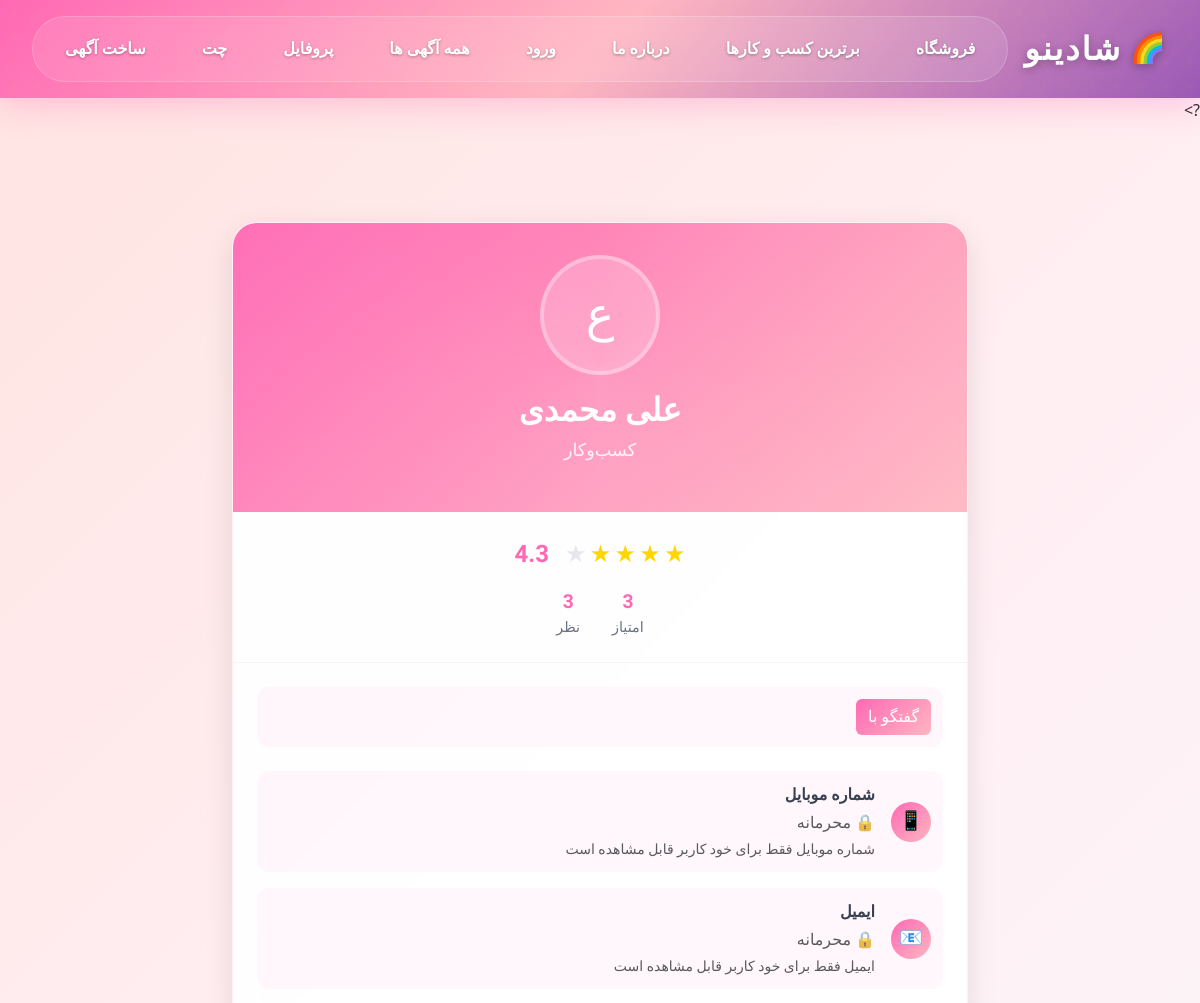
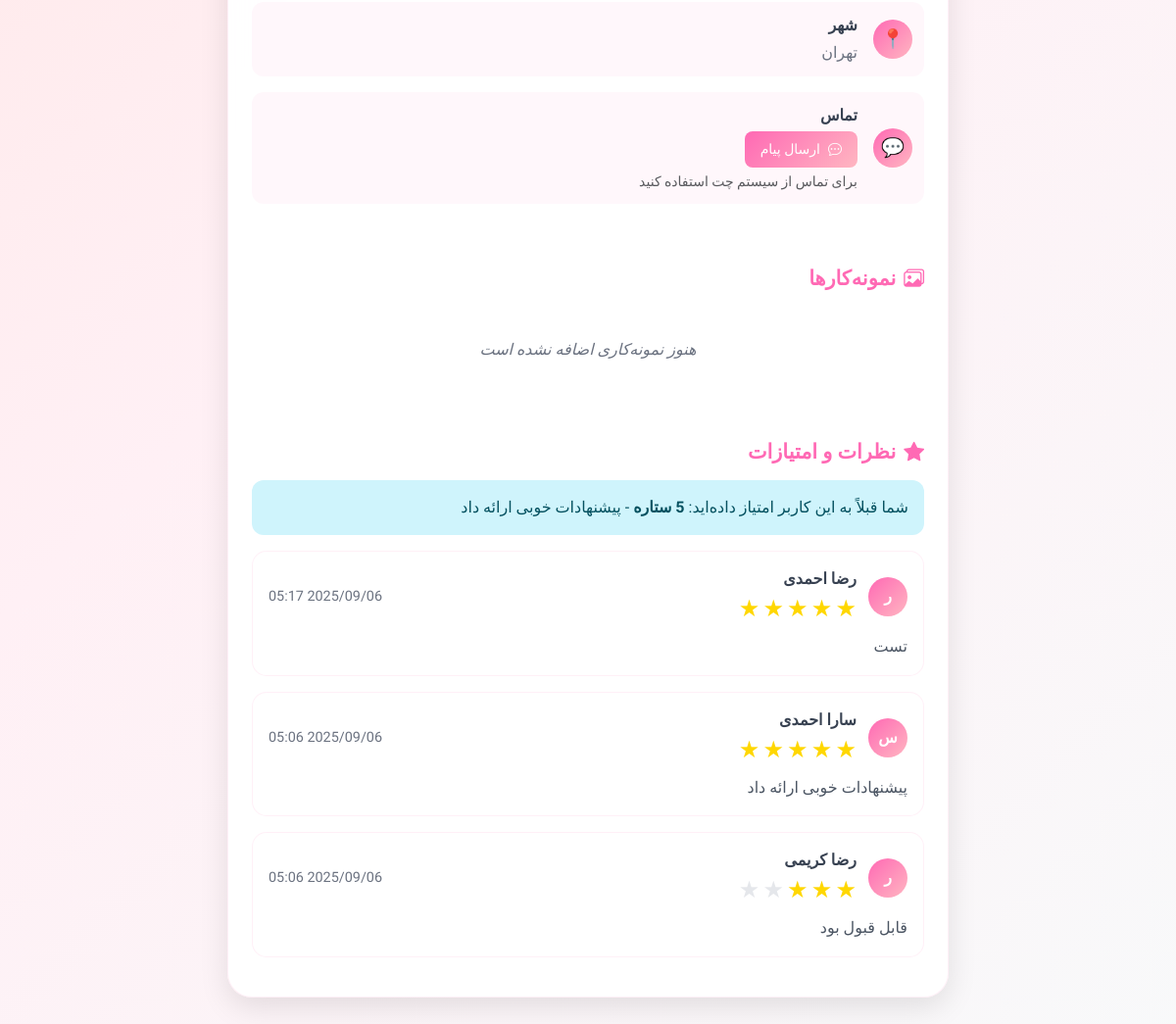
The app's page /profile.php?user_id=2 (signed in) with its own data (2 pictures, top to bottom).
### tables this page shows
CREATE TABLE IF NOT EXISTS `users` (
  `id` int NOT NULL AUTO_INCREMENT,
  `name` varchar(255) NOT NULL,
  `mobile` varchar(11) NOT NULL,
  `password` varchar(255) NOT NULL,
  `role` enum('customer','business','delivery') NOT NULL,
  `city` varchar(100) DEFAULT NULL,
  `email` varchar(255) DEFAULT NULL,
  `avatar` varchar(255) DEFAULT NULL,
  `bio` text,
  `is_active` tinyint(1) DEFAULT '1',
  `created_at` datetime DEFAULT CURRENT_TIMESTAMP,
  `updated_at` datetime DEFAULT CURRENT_TIMESTAMP ON UPDATE CURRENT_TIMESTAMP,
  PRIMARY KEY (`id`),
  UNIQUE KEY `mobile` (`mobile`),
  KEY `idx_mobile` (`mobile`),
  KEY `idx_role` (`role`),
  KEY `idx_city` (`city`)
);

CREATE TABLE IF NOT EXISTS `user_stats` (
  `id` int NOT NULL AUTO_INCREMENT,
  `user_id` int NOT NULL,
  `total_ratings` int DEFAULT '0',
  `average_rating` decimal(3,2) DEFAULT '0.00',
  `total_comments` int DEFAULT '0',
  `last_rating_date` datetime DEFAULT NULL,
  `created_at` datetime DEFAULT CURRENT_TIMESTAMP,
  `updated_at` datetime DEFAULT CURRENT_TIMESTAMP ON UPDATE CURRENT_TIMESTAMP,
  PRIMARY KEY (`id`),
  UNIQUE KEY `user_id` (`user_id`),
  KEY `idx_user_id` (`user_id`),
  KEY `idx_average_rating` (`average_rating`)
);

CREATE TABLE IF NOT EXISTS `user_ratings` (
  `id` int NOT NULL AUTO_INCREMENT,
  `user_id` int NOT NULL,
  `rater_id` int NOT NULL,
  `rating` tinyint NOT NULL,
  `comment` text,
  `created_at` datetime DEFAULT CURRENT_TIMESTAMP,
  `updated_at` datetime DEFAULT CURRENT_TIMESTAMP ON UPDATE CURRENT_TIMESTAMP,
  PRIMARY KEY (`id`),
  UNIQUE KEY `unique_rating` (`user_id`,`rater_id`),
  KEY `idx_user_id` (`user_id`),
  KEY `idx_rater_id` (`rater_id`),
  KEY `idx_rating` (`rating`),
  KEY `idx_created_at` (`created_at`)
);

### profile.php (the view, shortened to what the rows shown need)
<?php
include 'includes/config.php';
include 'header.php';
$user_id = isset($_GET['user_id']) ? intval($_GET['user_id']) : $_SESSION['user_id'];
    $stmt = $conn->prepare('SELECT * FROM users WHERE id = ?');
    $stmt->bind_param('i', $user_id);
    $stmt->execute();
    $result = $stmt->get_result();
    $user_data = $result->fetch_assoc();
$rating_system_installed = false;
$stats_table_check = mysqli_query($conn, "SHOW TABLES LIKE 'user_stats'");
$ratings_table_check = mysqli_query($conn, "SHOW TABLES LIKE 'user_ratings'");
if (mysqli_num_rows($stats_table_check) > 0 && mysqli_num_rows($ratings_table_check) > 0) {
    $rating_system_installed = true;
}
$is_own_profile = ($user_id == $_SESSION['user_id']);
$user_stats = [
    'total_ratings' => 0,
    'average_rating' => 0.00,
    'total_comments' => 0,
    'last_rating_date' => null
];
$table_check = mysqli_query($conn, "SHOW TABLES LIKE 'user_stats'");
if (mysqli_num_rows($table_check) > 0) {
    $stats_stmt = $conn->prepare('SELECT * FROM user_stats WHERE user_id = ?');
    $stats_stmt->bind_param('i', $user_id);
    $stats_stmt->execute();
    $stats_result = $stats_stmt->get_result();
    $user_stats = $stats_result->fetch_assoc();
}
$recent_ratings = [];
$existing_rating = null;
$ratings_table_check = mysqli_query($conn, "SHOW TABLES LIKE 'user_ratings'");
if (mysqli_num_rows($ratings_table_check) > 0) {
    $ratings_stmt = $conn->prepare('
        SELECT ur.*, u.name as rater_name, u.avatar as rater_avatar
        FROM user_ratings ur
        JOIN users u ON ur.rater_id = u.id
        WHERE ur.user_id = ?
        ORDER BY ur.created_at DESC
        LIMIT 5
    ');
    $ratings_stmt->bind_param('i', $user_id);
    $ratings_stmt->execute();
    $ratings_result = $ratings_stmt->get_result();
    $recent_ratings = $ratings_result->fetch_all(MYSQLI_ASSOC);
    if (!$is_own_profile) {
        $existing_rating_stmt = $conn->prepare('SELECT * FROM user_ratings WHERE user_id = ? AND rater_id = ?');
        $existing_rating_stmt->bind_param('ii', $user_id, $_SESSION['user_id']);
        $existing_rating_stmt->execute();
        $existing_rating_result = $existing_rating_stmt->get_result();
        $existing_rating = $existing_rating_result->fetch_assoc();
    }
}
?>
<!DOCTYPE html>
<html lang="fa" dir="rtl">
<head>
    <link href="https://cdn.jsdelivr.net/npm/bootstrap@5.3.0/dist/css/bootstrap.rtl.min.css" rel="stylesheet">
    <link rel="stylesheet" href="https://cdn.jsdelivr.net/npm/bootstrap-icons@1.10.0/font/bootstrap-icons.css">
</head>
<body>
    <div class="main-container">
        <div class="container">
            <div class="row justify-content-center">
                <div class="col-lg-8">
                    <div class="profile-card">
        <div class="profile-header">
                            <div class="profile-avatar">
                                <?php if ($user_data['avatar']): ?>
                                    <img src="<?php echo htmlspecialchars($user_data['avatar']); ?>" alt="آواتار" style="width: 100%; height: 100%; border-radius: 50%; object-fit: cover;">
                        <?php else: ?>
                                    <?php echo mb_substr($user_data['name'], 0, 1); ?>
                        <?php endif; ?>
                        </div>
                            <h1 class="profile-name"><?php echo htmlspecialchars($user_data['name']); ?></h1>
                            <p class="profile-role">
                                <?php
                                $role_names = [
                                    'customer' => 'مشتری',
                                    'business' => 'کسب‌وکار',
                                    'delivery' => 'پیک'
                                ];
                                echo $role_names[$user_data['role']] ?? $user_data['role'];
                                ?>
                            </p>
                    </div>
                        <div class="rating-section">
                            <?php if (!$rating_system_installed): ?>
                                <div class="alert alert-warning text-center">
                                    <h5>⚠️ سیستم امتیازدهی نصب نشده</h5>
                                    <p>برای استفاده از سیستم امتیازدهی و نظرات، ابتدا جداول دیتابیس را نصب کنید.</p>
                                    <a href="setup_rating_tables.php" class="btn btn-primary">نصب سیستم امتیازدهی</a>
                </div>
                            <?php else: ?>
                                <div class="rating-display">
                                    <div class="rating-stars">
                            <?php
                                        $avg_rating = floatval($user_stats['average_rating']);
                                        for ($i = 1; $i <= 5; $i++) {
                                            $class = $i <= $avg_rating ? 'star' : 'star empty';
                                            echo '<span class="' . $class . '">★</span>';
                                        }
                                        ?>
                                    </div>
                                    <div class="rating-number"><?php echo number_format($avg_rating, 1); ?></div>
                                </div>
                                <div class="rating-stats">
                                    <div class="stat-item">
                                        <div class="stat-number"><?php echo $user_stats['total_ratings']; ?></div>
                                        <div class="stat-label">امتیاز</div>
                                    </div>
                                    <div class="stat-item">
                                        <div class="stat-number"><?php echo $user_stats['total_comments']; ?></div>
                                        <div class="stat-label">نظر</div>
                                    </div>
                                </div>
                            <?php endif; ?>
                        </div>
                        <div class="profile-info">
                            <?php if ($user_data['city']): ?>
                            <div class="info-item">
                                <div class="info-icon">📍</div>
                                <div class="info-content">
                                    <div class="info-label">شهر</div>
                                    <div class="info-value"><?php echo htmlspecialchars($user_data['city']); ?></div>
                </div>
            </div>
                            <?php endif; ?>
            </div>
                        <div class="ratings-section">
                            <h3 class="section-title">
                                <i class="bi bi-star-fill"></i>
                                نظرات و امتیازات
                            </h3>
                            <?php if (!$rating_system_installed): ?>
                                <div class="alert alert-info text-center">
                                    <p>سیستم امتیازدهی نصب نشده است. برای استفاده از این قابلیت، ابتدا جداول دیتابیس را نصب کنید.</p>
            </div>
                            <?php else: ?>
                                <?php if (!$is_own_profile && !$existing_rating): ?>
                            <div class="rating-form">
                                <h5>امتیاز و نظر خود را ثبت کنید</h5>
                                <form id="ratingForm">
                                    <div class="form-group">
                                        <label class="form-label">امتیاز</label>
                                        <div class="rating-input">
                                            <span class="star-input" data-rating="1">★</span>
                                            <span class="star-input" data-rating="2">★</span>
                                            <span class="star-input" data-rating="3">★</span>
                                            <span class="star-input" data-rating="4">★</span>
                                            <span class="star-input" data-rating="5">★</span>
        </div>
                                        <input type="hidden" id="rating" name="rating" value="0">
    </div>
                                    <div class="form-group">
                                        <label class="form-label" for="comment">نظر (اختیاری)</label>
                                        <textarea class="form-control" id="comment" name="comment" rows="3" placeholder="نظر خود را بنویسید..."></textarea>
                                    </div>
                                    <button type="submit" class="btn-rating" id="submitRating">
                                        ثبت امتیاز
                                    </button>
                                </form>
                            </div>
                            <?php elseif (!$is_own_profile && $existing_rating): ?>
                            <div class="alert alert-info">
                                شما قبلاً به این کاربر امتیاز داده‌اید:
                                <strong><?php echo $existing_rating['rating']; ?> ستاره</strong>
                                <?php if ($existing_rating['comment']): ?>
                                    - <?php echo htmlspecialchars($existing_rating['comment']); ?>
                                <?php endif; ?>
                            </div>
                            <?php endif; ?>
                            <div id="ratingsList">
                                <?php if (empty($recent_ratings)): ?>
                                    <div class="no-ratings">
                                        هنوز نظری ثبت نشده است
                </div>
                                <?php else: ?>
                                    <?php foreach ($recent_ratings as $rating): ?>
                                    <div class="rating-item">
                                        <div class="rating-header">
                                            <div class="rater-info">
                                                <div class="rater-avatar">
                                                    <?php if ($rating['rater_avatar']): ?>
                                                        <img src="<?php echo htmlspecialchars($rating['rater_avatar']); ?>" alt="آواتار" style="width: 100%; height: 100%; border-radius: 50%; object-fit: cover;">
                                                    <?php else: ?>
                                                        <?php echo mb_substr($rating['rater_name'], 0, 1); ?>
                                                    <?php endif; ?>
                            </div>
                                                <div>
                                                    <div class="rater-name"><?php echo htmlspecialchars($rating['rater_name']); ?></div>
                                                    <div class="rating-stars">
                                                        <?php
                                                        for ($i = 1; $i <= 5; $i++) {
                                                            $class = $i <= $rating['rating'] ? 'star' : 'star empty';
                                                            echo '<span class="' . $class . '">★</span>';
                                                        }
                                                        ?>
                            </div>
                        </div>
                            </div>
                                            <div class="rating-date">
                                                <?php echo date('Y/m/d H:i', strtotime($rating['created_at'])); ?>
                            </div>
                        </div>
                                        <?php if ($rating['comment']): ?>
                                        <div class="rating-comment">
                                            <?php echo nl2br(htmlspecialchars($rating['comment'])); ?>
                        </div>
                                        <?php endif; ?>
                </div>
                                    <?php endforeach; ?>
                                <?php endif; ?>
                            </div>
                            <?php endif; ?>
                        </div>
                    </div>
                </div>
            </div>
        </div>
    </div>
</body>
</html>

### records on screen
users: name "ع", name "علی محمدی", role "کسب‌وکار", city "تهران"
user_stats: average_rating "4.3", total_ratings "3", total_comments "3"
user_ratings: comment "پیشنهادات خوبی ارائه داد", users.name "س", users.name "سارا احمدی", created_at "2025/09/06 05:06"
user_ratings: users.name "ر", users.name "رضا احمدی", created_at "2025/09/06 05:17", comment "تست"
user_ratings: users.name "ر", users.name "رضا کریمی", created_at "2025/09/06 05:06", comment "قابل قبول بود"
